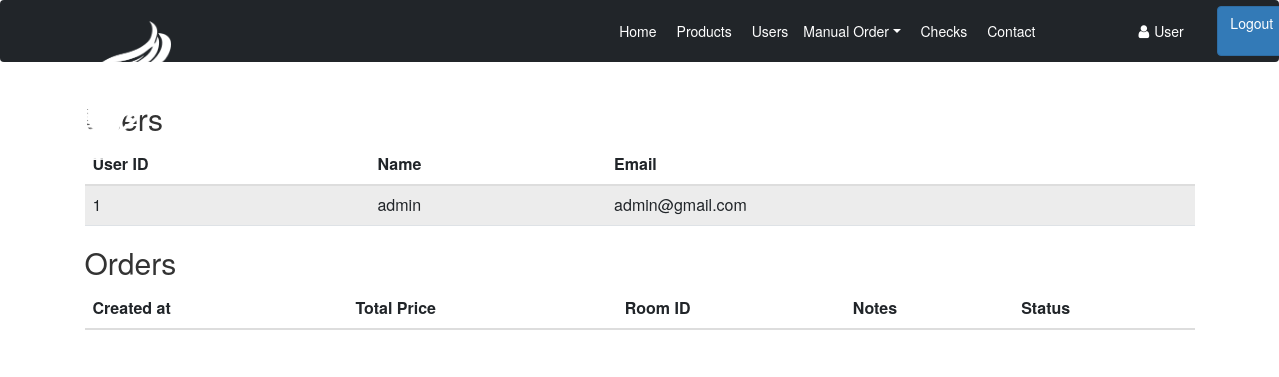
The page /views/auth/admin/orders/displayOrders.php on the database as committed earlier.
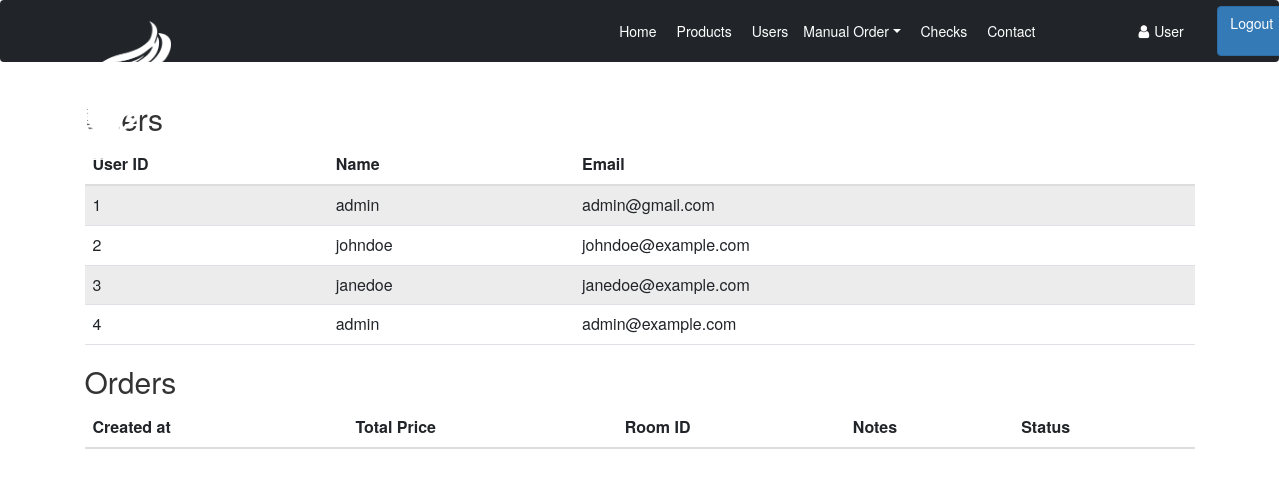
The same page on the database as committed later.
### tables this page shows
CREATE TABLE `users` (
  `id` int(11) NOT NULL,
  `username` varchar(255) NOT NULL,
  `password` varchar(255) NOT NULL,
  `email` varchar(255) NOT NULL,
  `image` varchar(255) DEFAULT NULL,
  `room_id` int(11) DEFAULT NULL,
  `ext_attr` text DEFAULT NULL,
  `total_amount_price` decimal(10,2) DEFAULT NULL,
  `is_admin` tinyint(1) DEFAULT 0,
  `created_at` datetime DEFAULT current_timestamp()
);

### config/database.php (called while the page is built, shortened)
<?php
return new PDO("mysql:host=" . DB_HOST . ";dbname=" . DB_DATABASE, DB_USER, DB_PASS);

### controllers/user_controller.php (called while the page is built, shortened)
<?php
include($_SERVER["DOCUMENT_ROOT"] . '/cafeITI/models/user_model.php');
class UserController
{
    private $userModel;
    public function __construct()
    {
        $this->userModel = new UserModel(include($_SERVER["DOCUMENT_ROOT"] . "/cafeITI/config/database.php"));
    }
    public function index()
    {
        return $this->userModel->getAllUsers();
    }
}

### models/user_model.php (called while the page is built, shortened)
<?php
class UserModel
{
    private $db;
    public function __construct(PDO $database)
    {
        $this->db = $database;
    }
    public function getAllUsers()
    {
        $stmt = $this->db->prepare('SELECT * FROM users');
        $stmt->execute();
        return $stmt->fetchAll(PDO::FETCH_ASSOC);
    }
}

### views/auth/admin/orders/displayOrders.php (the view, shortened to what this page needs)
<?php
include($_SERVER["DOCUMENT_ROOT"] . "/cafeITI/views/navbar.php");
include($_SERVER["DOCUMENT_ROOT"] . "/cafeITI/controllers/user_controller.php");
$UserController = new UserController();
$users = $UserController->index();
?>
<!DOCTYPE html>
<html>
<head>
    <link rel="stylesheet" href="https://maxcdn.bootstrapcdn.com/bootstrap/3.4.1/css/bootstrap.min.css">
</head>
<body>
<div class="container">
    <h2>Users</h2>
    <table class="table table-striped">
        <thead>
        <tr>
            <th>User ID</th>
            <th>Name</th>
            <th>Email</th>
        </tr>
        </thead>
        <tbody>
        <?php foreach ($users as $user): ?>
            <tr class="clickable user-row" data-user-id="<?= $user['id'] ?>">
                <td><?= $user['id'] ?></td>
                <td><?= $user['username'] ?></td>
                <td><?= $user['email'] ?></td>
            </tr>
        <?php endforeach; ?>
        </tbody>
    </table>
    <h2>Orders</h2>
    <table class="table table-striped" id="orders-table">
        <thead>
        <tr>
            <th>Created at</th>
            <th>Total Price</th>
            <th>Room ID</th>
            <th>Notes</th>
            <th>Status</th>
        </tr>
        </thead>
    </table>
</div>
</body>
</html>

### views/navbar.php (shortened to what this page needs)
<?php
echo '
<link href="https://cdn.jsdelivr.net/npm/bootstrap@5.1.3/dist/css/bootstrap.min.css" rel="stylesheet">
<script src="https://cdn.jsdelivr.net/npm/bootstrap@5.1.3/dist/js/bootstrap.bundle.min.js"></script>';
?>
<!DOCTYPE html>
<html lang="en">
<head>
  <link rel="stylesheet" href="https://cdnjs.cloudflare.com/ajax/libs/font-awesome/4.7.0/css/font-awesome.min.css">
  <link rel="stylesheet" href="/cafeITI/public/styles/navbar.css">
</head>
<body>
<nav class="navbar navbar-expand-lg navbar-dark bg-dark">
    <div class="container-fluid ">
      <a class="navbar-brand" href="#">
        <img class="nav-logo" src="/cafeITI/public/images/logo4.png" alt="Logo">
      </a>
      <div class="collapse navbar-collapse" id="navbarNav">
        <ul class="navbar-nav ms-md-auto gap-2 justify-content-center">
          <li class="nav-item dropdown rounded">
            <a class="nav-link1 nav-link" href="/cafeITI/views/auth/admin/adminPage.php"><i class="bi bi-house-fill me-2"></i>Home</a>
          </li>
          <li class="nav-item dropdown rounded">
            <a class="nav-link2 nav-link" href="/cafeITI/controllers/admin/productActions/allProducts.php"><i class="bi bi-card-image me-2"></i>Products</a>
          </li>
          <li class="nav-item dropdown rounded">
             <a class="nav-link3 nav-link" href="/cafeITI/views/auth/admin/users/displayUsers.php" id="shopDropdown"><i class="bi bi-cart4 me-2"></i>Users</a>
          </li>
          <li class="nav-item dropdown rounded">
            <a class="nav-link4 nav-link dropdown-toggle" href="#" id="pagesDropdown" data-bs-toggle="dropdown">Manual Order</a>
          </li>
          <li class="nav-item rounded">
            <a class="nav-link5 nav-link" href="#"><i class="bi bi-people-fill me-2"></i>Checks</a>
          </li>
          <li class="nav-item rounded">
            <a class="nav-link6 nav-link" href="#"><i class="bi bi-telephone-fill me-2"></i>Contact</a>
          </li>
          <li class="nav-item dropdown rounded">
            <li class="account-icon">
              <a href="#">
                <i class="fa fa-user"></i>
                <?php if(isset($_SESSION["admin"])){echo "Admin";} else{echo "User";} ?>
              </a>
            </li>
            <a href="./auth/login.php" class="logout btn btn-primary logout-btn">Logout</a>
          </li>
        </ul>
      </div>
    </div>
  </nav>
</body>

### public/styles/navbar.css (style rules this page uses)
.logout-btn { background-color: #212529; border-color: #e59285; color: white; font-size: 1rem; font-weight: 500; padding: 0.5rem 1rem; border-radius: 0.25rem; transition: all 0.2s ease-in-out; margin-left: 6%; }
.navbar-dark .navbar-nav .nav-link { color: white; }
.nav-link1 { color: white; }
.nav-logo { width: 22%; margin-left: 30px; margin-bottom: 5% }
.navbar-nav .account-icon a { display: flex; align-items: center; color: white; text-decoration: none; position: relative; left: 8.8rem; }
.navbar-nav .account-icon i { font-size: 1.5rem; margin-right: 0.5rem; position: relative; }
.collapse { margin-right: 20% }
.navbar-nav .account-icon { display: flex; align-items: center; }
.logout { position: relative; left: 8.3rem; }

Rows that differ between the two databases and show on the page:
added users: id "2", username "johndoe", email "johndoe@example.com"
added users: id "3", username "janedoe", email "janedoe@example.com"
added users: id "4", username "admin", email "admin@example.com"
